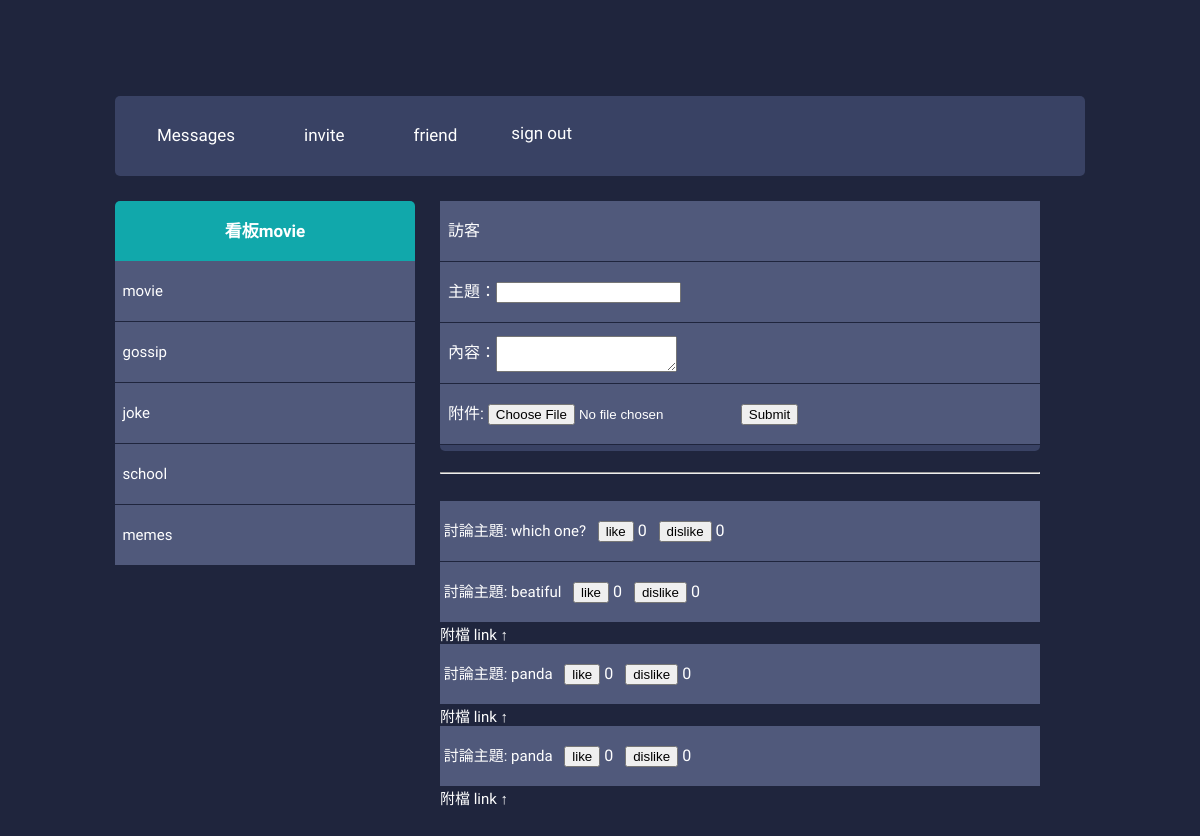
Page /finalproject/pancebook/dist/viewboard.php?&id=1 on the earlier database version.
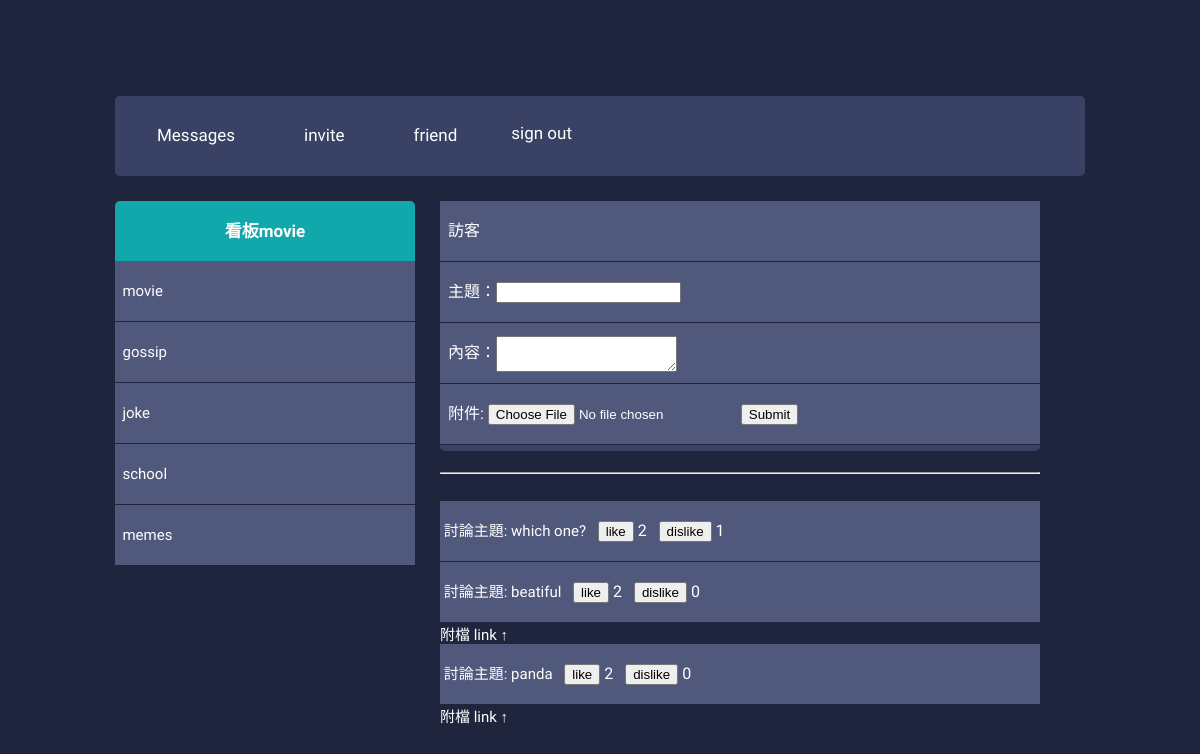
Same page on the later database version.
### tables this page shows
CREATE TABLE `dz_board` (
  `id` int(11) NOT NULL,
  `name` varchar(64) DEFAULT NULL
);

CREATE TABLE `dz_thread` (
  `id` int(11) NOT NULL,
  `root_thread_id` int(11) NOT NULL DEFAULT 0,
  `board_id` int(11) NOT NULL DEFAULT 0,
  `time` timestamp NOT NULL DEFAULT current_timestamp(),
  `username` varchar(32) DEFAULT NULL,
  `title` varchar(64) DEFAULT NULL,
  `content` varchar(1024) DEFAULT NULL,
  `ip` varchar(64) DEFAULT NULL,
  `fileupload` text DEFAULT NULL
);

### finalproject/pancebook/dist/viewboard.php (the view, shortened to what the changed rows need)
<?php
function getLikes($id, $dbh)
{
    $sql = "SELECT  * FROM rating_info
  		  WHERE post_id = $id AND rating_action='like'";
    $stmt = $dbh->prepare($sql);
    $stmt->execute();
    return $stmt->rowCount();
}
function getDislikes($id, $dbh)
{
    $sql = "SELECT * FROM rating_info
  		  WHERE post_id = $id AND rating_action='dislike'";
    $stmt = $dbh->prepare($sql);
    $stmt->execute();
    return $stmt->rowCount();
}
?>
<!DOCTYPE html>
<html lang="en">
<head>
    <link rel="stylesheet" href="css/stylei.css">
</head>
<body>
    <body>
        <div class="main-container">
            <div class="left-container container">
                <div>
                    <?php
                    include("includes/pdoInc.php");
                    if (isset($_GET['id'])) {
                        $stmt = $dbh->prepare("SELECT * from dz_board where id = ?");
                        $stmt->execute([$_GET["id"]]);
                        if ($row = $stmt->fetch(PDO::FETCH_ASSOC)) {
                            echo '<h2 class="titular" style="background: #11a8ab;">看板' . $row["name"] . '</h2>';
                        } else {
                            echo '<meta http-equiv=REFRESH CONTENT=0;url=boardlist.php>';
                        }
                    } else {
                        echo '<meta http-equiv=REFRESH CONTENT=0;url=boardlist.php>';
                    }
                    echo '<ul>';
                    $stmt = $dbh->prepare("SELECT * from dz_board");
                    $stmt->execute();
                    while (($row = $stmt->fetch(PDO::FETCH_ASSOC))) {
                        echo ' <li>
                            <a class="menu-box-tab" href="viewboard.php?&id=' . $row['id'] . '" style="background: #50597b;"><span>&nbsp </span>' . $row["name"] . '</a>
                        </li> ';
                    }
                    ?>
                    </ul>
                </div>
            </div>
            <div class="middle-container container" style="width: 600px;height: 250px;">
                <div class="profile block" style="height: 250px;">
                    <form action="viewboard.php?&id=<?php echo $_GET["id"]; ?>" method="post" enctype="multipart/form-data">
                        <label class="menu-box-tab" style="background: #50597b;"></label>
                        <label class="menu-box-tab" " style=" background: #50597b;"><span>&nbsp <?php echo '主題：<input name="title" maxlength="100"><br>'; ?> </span></label>
                        <label class="menu-box-tab" " style=" background: #50597b;"><span>&nbsp <?php echo '內容：<textarea name="content" style="vertical-align: middle;" ></textarea>'; ?> </span></label>
                        <label class="menu-box-tab" " style=" background: #50597b;"><span>&nbsp <?php echo '附件: <input type="file" name="file">' . '<input type="submit" name="submit">'; ?> </span></label>
                    </form>
                    <br>
                    <hr>
                    <br>
                    <?php
                    $stmt = $dbh->prepare("SELECT * from dz_thread WHERE board_id = ? ORDER BY id");
                    $stmt->execute(array((int)$_GET['id']));
                    while ($row = $stmt->fetch(PDO::FETCH_ASSOC)) {
                        $newDir =   "./includes/uploads";
                        if ($row["fileupload"] == NULL) {
                            echo '<label class="menu-box-tab" " style=" background: #50597b;"><a href="viewThread.php?&id=' . $row['id'] . '">
                            <span>&nbsp' . "討論主題: " .  htmlspecialchars($row['title'])   . '</span>
                            </a>&nbsp
                            <button class="o-up like-btn" data-id="' . $row['id'] . '">like</button>
                            <span class="likes">' . getLikes($row['id'], $dbh) . ' </span>
                            &nbsp;
                            <button class="o-down dislike-btn" data-id="' . $row['id'] . '">dislike</button>
                            <span class="dislikes">' . getdisLikes($row['id'], $dbh) . '</span>
                            </label>  ';
                        } else {
                            echo '<label class="menu-box-tab" " style=" background: #50597b;"><a href="viewThread.php?&id=' . $row['id'] . '">
                            <span>&nbsp' . "討論主題: " .  htmlspecialchars($row['title'])   . '</span>
                            </a>&nbsp
                            <button class="o-up like-btn" data-id="' . $row['id'] . '">like</button>
                            <span class="likes">' . getLikes($row['id'], $dbh) . ' </span>
                            &nbsp;
                            <button class="o-down dislike-btn" data-id="' . $row['id'] . '">dislike</button>
                            <span class="dislikes">' . getdisLikes($row['id'], $dbh) . '</span>
                            </label>  <a href="' . $newDir .  $row['fileupload'] . '" download>附檔 link ↑</a>';
                        }
                    }
                    ?>
                </div>
            </div>
        </div>
    </body>
</body>
</html>

Differences in the rows shown:
removed dz_thread: title "panda", id "0"
computed for dz_thread "which one?": id "0" → "2"; id "0" → "1"
computed for dz_thread "beatiful": id "0" → "2"
computed for dz_thread "panda": id "0" → "2"
